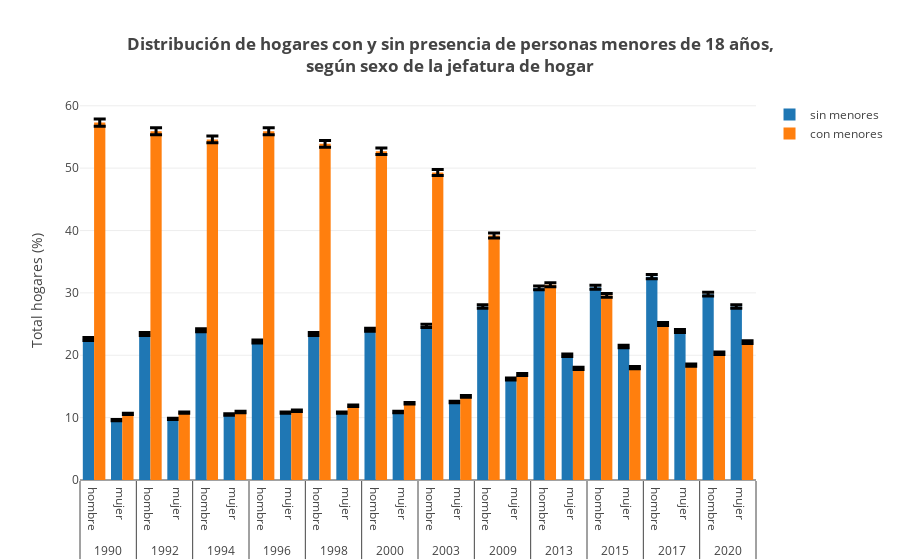

Notebook cell for this chart:
### Code cell
df01 = pd.read_csv(rutas[0])
# df01.loc[df01.tipo_est == 'conteo', 'tipo_est'] = 'proporcion'
# df01.loc[df01.tipo_est != 'proporcion', 'tipo_est']  = 'conteo'
grafico_agrupado_2x(
    data=df01,
    var_estimacion='tipo_est',
    valor_estimacion='proporcion',
    var_y='dato',
    var_trazas='menor_18',
    vars_x=['anio', 'sexo_jefatura'],
    var_ic_alto='ic_alto',
    var_ic_bajo='ic_bajo',
    title='<b>Distribución de hogares con y sin presencia de personas menores de 18 años,<br>según '
          'sexo de la jefatura de hogar',
    title_yaxes='Total hogares (%)',
nombre_graf='02_01')
print(df01.head())

### Figure 1 — Plotly figure (JSON) as saved in the notebook; plotly's stock layout.template omitted (floating-point values rounded to 4 significant figures)
{"data": [{"error_y": {"array": [0.232, 0.1007, 0.2399, 0.1026, 0.2458, 0.1093, 0.2298, 0.1142, 0.2399, 0.1128, 0.2482, 0.1139, 0.2535, 0.1302, 0.2839, 0.1679, 0.3151, 0.2066, 0.315, 0.219, 0.3317, 0.2448, 0.3037, 0.284], "arrayminus": [0.2191, 0.09137, 0.2284, 0.09437, 0.2342, 0.1008, 0.215, 0.1018, 0.2279, 0.1035, 0.2336, 0.1044, 0.2413, 0.1208, 0.2713, 0.1569, 0.301, 0.1933, 0.3035, 0.2094, 0.32, 0.2342, 0.2916, 0.2719], "color": "black", "symmetric": false, "thickness": 3, "type": "data", "width": 6}, "name": "sin menores", "x": [[1990, 1990, 1992, 1992, 1994, 1994, 1996, 1996, 1998, 1998, 2000, 2000, 2003, 2003, 2009, 2009, 2013, 2013, 2015, 2015, 2017, 2017, 2020, 2020], ["hombre", "mujer", "hombre", "mujer", "hombre", "mujer", "hombre", "mujer", "hombre", "mujer", "hombre", "mujer", "hombre", "mujer", "hombre", "mujer", "hombre", "mujer", "hombre", "mujer", "hombre", "mujer", "hombre", "mujer"]], "y": [22.6, 9.6, 23.4, 9.8, 24.0, 10.5, 22.2, 10.8, 23.4, 10.8, 24.1, 10.9, 24.7, 12.5, 27.8, 16.2, 30.8, 20.0, 30.9, 21.4, 32.6, 23.9, 29.8, 27.8], "type": "bar"}, {"error_y": {"array": [0.5804, 0.1106, 0.5659, 0.1126, 0.5531, 0.113, 0.5684, 0.1162, 0.5462, 0.1236, 0.5355, 0.1279, 0.5007, 0.1387, 0.3982, 0.1735, 0.3194, 0.185, 0.3021, 0.1852, 0.2561, 0.1895, 0.2137, 0.2272], "arrayminus": [0.5651, 0.1012, 0.5525, 0.1041, 0.5396, 0.1045, 0.5501, 0.1052, 0.5321, 0.1144, 0.519, 0.118, 0.4858, 0.1294, 0.3849, 0.1639, 0.3065, 0.1736, 0.2906, 0.1756, 0.245, 0.1791, 0.1928, 0.2156], "color": "black", "symmetric": false, "thickness": 3, "type": "data", "width": 6}, "name": "con menores", "x": [[1990, 1990, 1992, 1992, 1994, 1994, 1996, 1996, 1998, 1998, 2000, 2000, 2003, 2003, 2009, 2009, 2013, 2013, 2015, 2015, 2017, 2017, 2020, 2020], ["hombre", "mujer", "hombre", "mujer", "hombre", "mujer", "hombre", "mujer", "hombre", "mujer", "hombre", "mujer", "hombre", "mujer", "hombre", "mujer", "hombre", "mujer", "hombre", "mujer", "hombre", "mujer", "hombre", "mujer"]], "y": [57.3, 10.6, 55.9, 10.8, 54.6, 10.9, 55.9, 11.1, 53.9, 11.9, 52.7, 12.3, 49.3, 13.4, 39.2, 16.9, 31.3, 17.9, 29.6, 18.0, 25.0, 18.4, 20.3, 22.1], "type": "bar"}], "layout": {"barmode": "group", "yaxis": {"title": {"text": "Total hogares (%)"}}, "title": {"text": "<b>Distribución de hogares con y sin presencia de personas menores de 18 años,<br>según sexo de la jefatura de hogar"}}}
